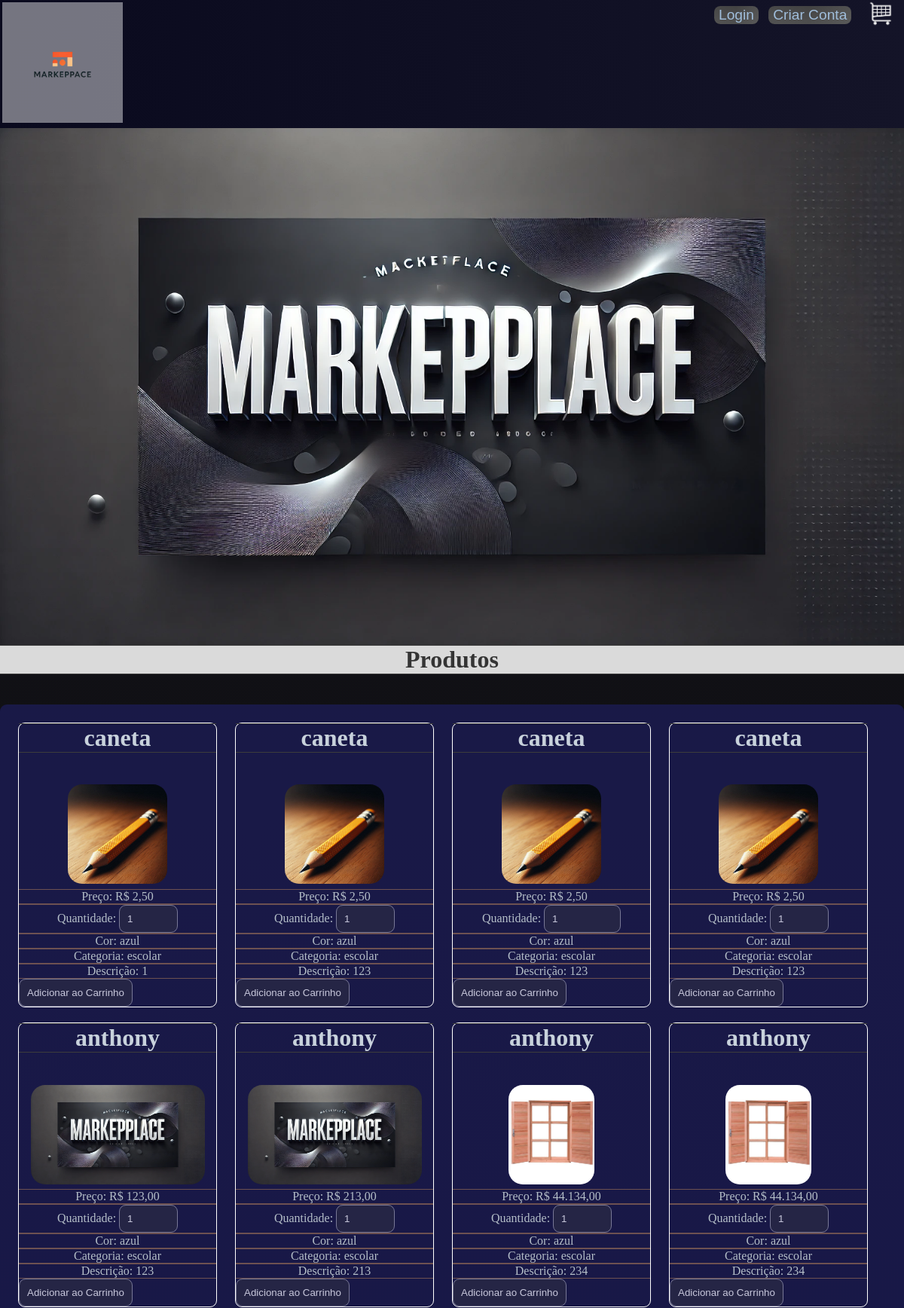
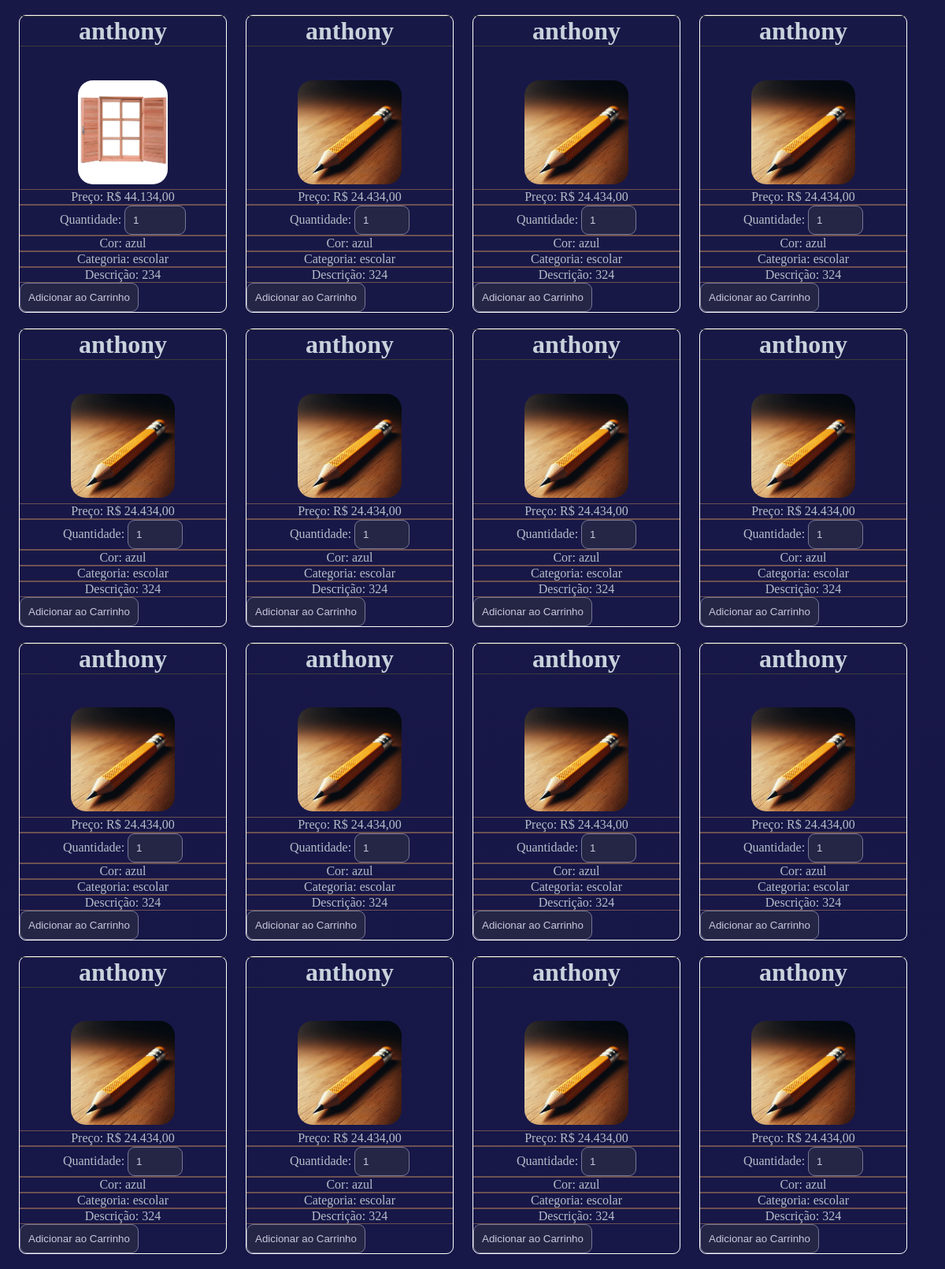
The page / (upper part) on the database its author committed (2 pictures, top to bottom).
### tables this page shows
CREATE TABLE `produto` (
  `id_produto` int(11) NOT NULL,
  `nome_produto` varchar(80) NOT NULL,
  `preco_produto` decimal(10,2) NOT NULL,
  `quantidade_produto` varchar(100) NOT NULL,
  `fk_id_cores` int(11) DEFAULT NULL,
  `fk_id_categorias` int(11) DEFAULT NULL,
  `imagem` varchar(225) NOT NULL,
  `descricao` text NOT NULL
);

CREATE TABLE `cores` (
  `id_cores` int(11) NOT NULL,
  `opcoes_cores` varchar(50) NOT NULL
);

CREATE TABLE `categorias` (
  `id_categorias` int(11) NOT NULL,
  `opcoes_categorias` varchar(80) NOT NULL
);

### index.php (the view, shortened to what this page needs)
<?php
include_once('config.php');
$cpf = isset($_SESSION['cpf']) ? $_SESSION['cpf'] : '';
$sql = "SELECT * FROM produto
        JOIN cores ON produto.fk_id_cores = cores.id_cores
        JOIN categorias ON produto.fk_id_categorias = categorias.id_categorias";
$result = $conexao->query($sql);
?>
<!doctype html>
<html lang="pt-br">
<head>
    <link rel="stylesheet" href="css/style.css">
</head>
<body>
<header>
    <div class="menu">
        <div>
            <a href="index.php">
                <img src="img/logo.png" class="imglogo" id="img1" alt="Logo">
            </a>
        </div>
        <div class="login">
            <?php
            if (empty($cpf)) {
                echo "<button><a href='login.php'>Login</a></button>";
            }
            ?>
            <button><a href="criar_conta.php">Criar Conta</a></button>
            <div class="carrinho">
                <a href="carrinho.php">
                    <img src="img/carrinho.png" alt="Carrinho" id="img2">
                </a>
            </div>
        </div>
    </div>
</header>
<main>
    <div class="main">
        <img src="img/teste.webp" class="imagens" alt="Imagem Principal">
        <h1 id="h1">Produtos</h1>
    </div>
    <div class='cards'>
        <?php while($row = $result->fetch_assoc()): ?>
        <div class="card">
            <form method="POST" action="carrinho.php">
                <h1><?php echo $row['nome_produto']; ?></h1>
                <div><center><img src="<?php echo $row["imagem"]; ?>" alt="Imagem do Produto" class="img1"></center></div>
                <div class="card_texto">
                    <label for="preco_produto">Preço: R$ <?php echo number_format($row['preco_produto'], 2, ',', '.'); ?></label>
                </div>
                <div class="card_texto">
                    <label for="quantidade">Quantidade:</label>
                    <input type="number" name="quantidade_produto" value="1" min="1" max="<?php echo $row['quantidade_produto']; ?>">
                </div>
                <div class="card_texto">
                    <label for="fk_id_cores">Cor: <?php echo $row['opcoes_cores']; ?></label>
                </div>
                <div class="card_texto">
                    <label for="fk_id_categorias">Categoria: <?php echo $row['opcoes_categorias']; ?></label>
                </div>
                <div class="card_texto">
                    <label for="descricao">Descrição: <?php echo $row['descricao']; ?></label>
                </div>
                <input type="submit" name="add_to_cart" value="Adicionar ao Carrinho">
            </form>
        </div>
        <?php endwhile; ?>
    </div>
</main>
</body>
</html>

### css/style.css (style rules this page uses)
body, * { margin: 0; }
body { background-image: linear-gradient(to top, rgb(11, 10, 24), rgb(18, 18, 20)); color: rgb(180, 190, 200); }
h1, h2, h4, h6 { text-align: center; color: rgb(200, 210, 220); }
#h1 { color: rgba(0, 0, 0, 0.76); background-color: #ffffffd7; }
h1 { border-top: 1px solid rgb(60, 60, 60); border-bottom: 1px solid rgb(60, 60, 60); margin-bottom: 5vh; }
button { white-space: nowrap; cursor: pointer; font-size: larger; border: none; color: rgb(210, 210, 210); background: linear-gradient(rgba(80, 80, 80, 0.7), rgba(90, 90, 90, 0.8)) padding-box, linear-gradient(to right, #333333, #222222, #555555) border-box; border-radius: 8px; }
.login { margin-right: 1vw; width: 240px; height: 5vh; display: flex; justify-content: space-between; align-items: center; color: rgb(190, 190, 190); }
.imagens { max-width: 100%; max-height: 10%; }
#img1 { margin: 3px; max-width: 50vw; max-height: 20vh; background-color: #ffffff6f; }
#img2 { max-width: 3vw; max-height: 5vh; padding-left: 0.7vw; }
.img1 { margin: 1%; border-radius: 19px; max-width: 24vw; max-height: 11vw; }
.menu { display: flex; justify-content: space-between; background-image: linear-gradient(to left, rgb(20, 20, 40), rgb(10, 10, 30)); }
a { color: rgb(160, 190, 220); text-decoration: none; text-align: center; }
input, select { border-radius: 9px; background-color: #252545; border: 1px solid rgb(120, 120, 150); color: rgb(200, 200, 220); padding: 10px; }
::placeholder { color: rgb(180, 180, 180); }
.main { display: flex; flex-direction: column; overflow: hidden; }
.cards { padding-left: 10vw; background-color: #20206b94; overflow: hidden; display: grid; min-width: 19vw; border-radius: 9px; grid-template-columns: 24vw 24vw 24vw 24vw; padding: 1vw 1vw 1vh 1vw ; }
.card { border-radius: 9px; display: flex; border: 1px solid #ffffff; flex-direction: column; min-width: 19vw; margin: 1vw 1vw 1vh 1vw ; }
.card_texto { font-size: absolute 120% !important; text-align: center; border-top: 1px solid #6d5151; overflow: hidden ; border-bottom: 1px solid #6d5151; }

### rows shown on the page
produto: nome_produto "caneta", imagem (picture), preco_produto "2,50", fk_id_cores.opcoes_cores "azul", fk_id_categorias.opcoes_categorias "escolar", descricao "1"
produto: nome_produto "caneta", imagem (picture), preco_produto "2,50", fk_id_cores.opcoes_cores "azul", fk_id_categorias.opcoes_categorias "escolar", descricao "123"
produto: nome_produto "caneta", imagem (picture), preco_produto "2,50", fk_id_cores.opcoes_cores "azul", fk_id_categorias.opcoes_categorias "escolar", descricao "123"
produto: nome_produto "caneta", imagem (picture), preco_produto "2,50", fk_id_cores.opcoes_cores "azul", fk_id_categorias.opcoes_categorias "escolar", descricao "123"
produto: nome_produto "anthony", imagem (picture), preco_produto "123,00", fk_id_cores.opcoes_cores "azul", fk_id_categorias.opcoes_categorias "escolar", descricao "123"
produto: nome_produto "anthony", imagem (picture), preco_produto "213,00", fk_id_cores.opcoes_cores "azul", fk_id_categorias.opcoes_categorias "escolar", descricao "213"
produto: nome_produto "anthony", imagem (picture), preco_produto "44.134,00", fk_id_cores.opcoes_cores "azul", fk_id_categorias.opcoes_categorias "escolar", descricao "234"
produto: nome_produto "anthony", imagem (picture), preco_produto "44.134,00", fk_id_cores.opcoes_cores "azul", fk_id_categorias.opcoes_categorias "escolar", descricao "234"
produto: nome_produto "anthony", imagem (picture), preco_produto "44.134,00", fk_id_cores.opcoes_cores "azul", fk_id_categorias.opcoes_categorias "escolar", descricao "234"
produto: nome_produto "anthony", imagem (picture), preco_produto "24.434,00", fk_id_cores.opcoes_cores "azul", fk_id_categorias.opcoes_categorias "escolar", descricao "324"
produto: nome_produto "anthony", imagem (picture), preco_produto "24.434,00", fk_id_cores.opcoes_cores "azul", fk_id_categorias.opcoes_categorias "escolar", descricao "324"
produto: nome_produto "anthony", imagem (picture), preco_produto "24.434,00", fk_id_cores.opcoes_cores "azul", fk_id_categorias.opcoes_categorias "escolar", descricao "324"
produto: nome_produto "anthony", imagem (picture), preco_produto "24.434,00", fk_id_cores.opcoes_cores "azul", fk_id_categorias.opcoes_categorias "escolar", descricao "324"
produto: nome_produto "anthony", imagem (picture), preco_produto "24.434,00", fk_id_cores.opcoes_cores "azul", fk_id_categorias.opcoes_categorias "escolar", descricao "324"
produto: nome_produto "anthony", imagem (picture), preco_produto "24.434,00", fk_id_cores.opcoes_cores "azul", fk_id_categorias.opcoes_categorias "escolar", descricao "324"
produto: nome_produto "anthony", imagem (picture), preco_produto "24.434,00", fk_id_cores.opcoes_cores "azul", fk_id_categorias.opcoes_categorias "escolar", descricao "324"
produto: nome_produto "anthony", imagem (picture), preco_produto "24.434,00", fk_id_cores.opcoes_cores "azul", fk_id_categorias.opcoes_categorias "escolar", descricao "324"
produto: nome_produto "anthony", imagem (picture), preco_produto "24.434,00", fk_id_cores.opcoes_cores "azul", fk_id_categorias.opcoes_categorias "escolar", descricao "324"
produto: nome_produto "anthony", imagem (picture), preco_produto "24.434,00", fk_id_cores.opcoes_cores "azul", fk_id_categorias.opcoes_categorias "escolar", descricao "324"
produto: nome_produto "anthony", imagem (picture), preco_produto "24.434,00", fk_id_cores.opcoes_cores "azul", fk_id_categorias.opcoes_categorias "escolar", descricao "324"
produto: nome_produto "anthony", imagem (picture), preco_produto "24.434,00", fk_id_cores.opcoes_cores "azul", fk_id_categorias.opcoes_categorias "escolar", descricao "324"
produto: nome_produto "anthony", imagem (picture), preco_produto "24.434,00", fk_id_cores.opcoes_cores "azul", fk_id_categorias.opcoes_categorias "escolar", descricao "324"
produto: nome_produto "anthony", imagem (picture), preco_produto "24.434,00", fk_id_cores.opcoes_cores "azul", fk_id_categorias.opcoes_categorias "escolar", descricao "324"
produto: nome_produto "anthony", imagem (picture), preco_produto "24.434,00", fk_id_cores.opcoes_cores "azul", fk_id_categorias.opcoes_categorias "escolar", descricao "324"
